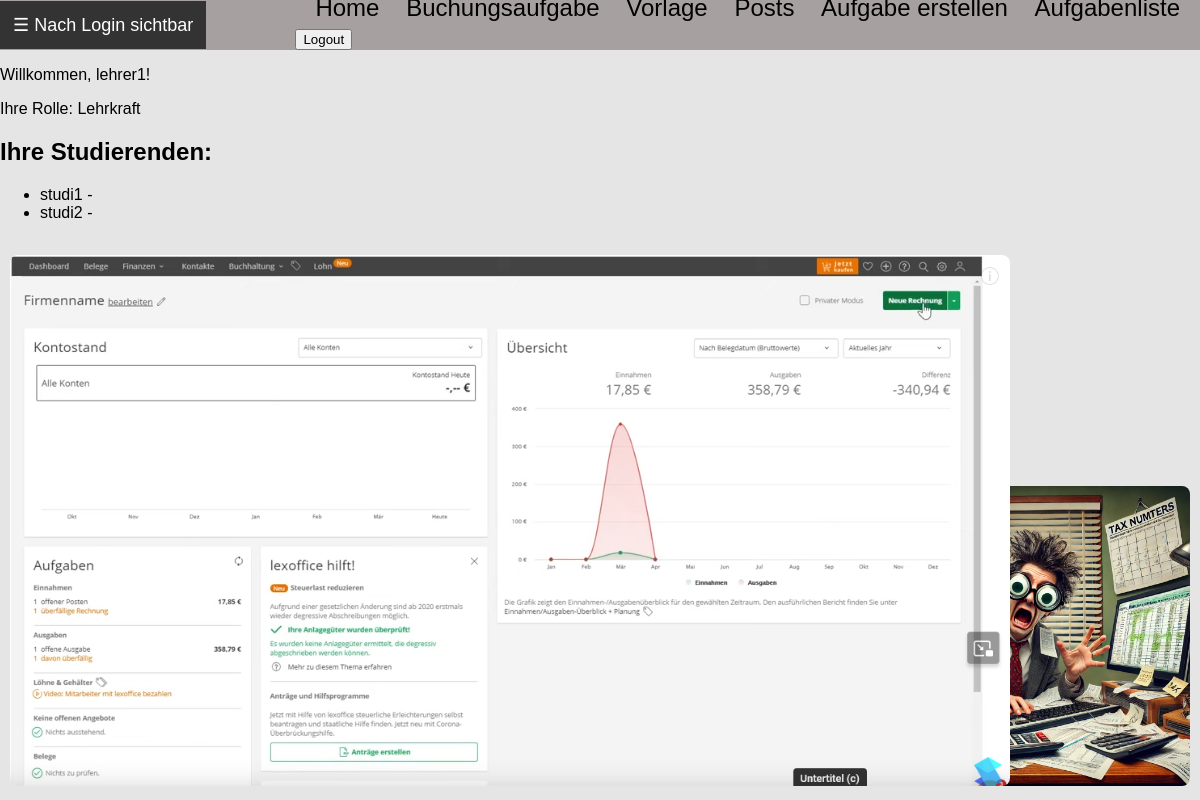
The app's page / (signed in) with its own data.
### users/models.py (models this page shows, shortened)
class CustomUser(AbstractUser):
    ROLE_CHOICES = (
        ('student', 'Studierende'),
        ('teacher', 'Lehrkraft'),
    )
    role = models.CharField(max_length=10, choices=ROLE_CHOICES, default='student')
    professor = models.ForeignKey(
        'self',
        null=True, blank=True,
        limit_choices_to={'role': 'teacher'},
        on_delete=models.SET_NULL,
        related_name='students'
    )

### young_wolf/views.py (the view)
# urls.py: path('', views.index, name = 'index'),
@login_required(login_url="/users/login/")
def index(request):
    students = request.user.students.all() if request.user.role == 'teacher' else None
    return render(request, 'index.html', {'students': students})

### templates/index.html (shortened to what this page needs)
{% extends 'vorlage.html' %}
{% load static %}
{% block content %}
    {% if user.is_authenticated %}
    <p>Willkommen, {{ user.username }}!</p>
    {% if user.is_superuser %}
        <p>Ihre Rolle: Admin</p>
    {% else %}
        <p>Ihre Rolle: {{ user.get_role_display }}</p>
    {% endif %}
    {% if students %}
        <h2>Ihre Studierenden:</h2>
        <ul>
        {% for student in students %}
            <li>{{ student.username }} - {{ student.email }}</li>
        {% endfor %}
        </ul>
    {% else %}
        <p>Sie haben derzeit keine Studierenden unter Ihrer Betreuung.</p>
    {% endif %}
{% else %}
    <p>Bitte <a href="{% url 'users:login' %}">loggen Sie sich ein</a>.</p>
{% endif %}
    <div class="bottom_right_image">
        <img src="/media/img1.webp" alt="Meme">
    </div>
    <div class="bottom_left_image">
        <img src="/media/blueprint.png" alt="Lexware Übersicht">
    </div>
{% endblock %}

### static/css/styles.css (style rules this page uses)
body { margin: 0; font-family: Arial, sans-serif; background-color: rgb(230, 229, 229); }
.bottom_right_image { position: absolute; bottom: 10px; right: 10px; }
.bottom_right_image img { max-width: 300px; height: auto; border-radius: 8px; }
.bottom_left_image { position: absolute; bottom: 10px; left: 10px; }
.bottom_left_image img { max-width: 1000px; height: auto; border-radius: 8px; }

### records on screen
CustomUser: username "lehrer1", role "Lehrkraft"
CustomUser: username "studi1"
CustomUser: username "studi2"
